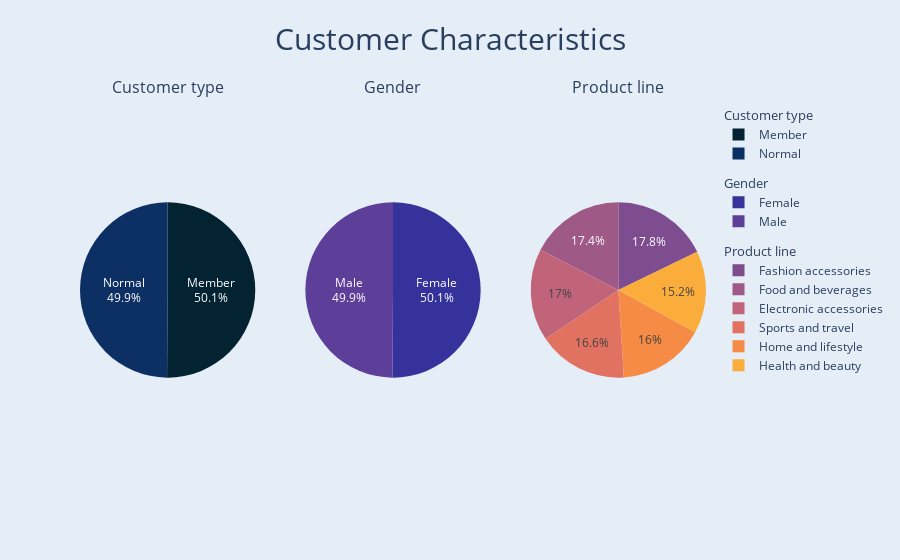

Notebook cell for this chart:
### Code cell
palette = cycle(px.colors.sequential.thermal)

fig = sp.make_subplots(
    rows=1, 
    cols=3,
    horizontal_spacing=0.08,
    subplot_titles=[
        "Customer type",
        "Gender",
        "Product line"],
    specs=[[{"type": "pie"}, {"type": "pie"}, {"type": "pie"}]],
        vertical_spacing = 0.1
)

customer_type_counts = df['Customer type'].value_counts()

customer_type = go.Pie(
    labels=customer_type_counts.index,
    values=customer_type_counts,
    name="Customer type",
    textinfo='percent+label',
    hoverinfo="label+value+percent",
    marker_colors=[next(palette) for i in range(len(customer_type_counts))],
    legendgroup="Customer type",
    legendgrouptitle_text="Customer type",
)


gender_counts = df.Gender.value_counts()

gender = go.Pie(
    labels=gender_counts.index,
    values=gender_counts,
    name="Gender",
    textinfo='percent+label',
    hoverinfo="label+value+percent",
    marker_colors=[next(palette) for i in range(len(gender_counts))],
    legendgroup="Gender",
    legendgrouptitle_text="Gender",
)


product_line_counts = df['Product line'].value_counts()

product_line = go.Pie(
    labels=product_line_counts.index,
    values=product_line_counts,
    name="Product line",
    textinfo='percent',
    hoverinfo="label+value+percent",
    marker_colors=[next(palette) for i in range(len(product_line_counts))],
    legendgroup="Product line",
    legendgrouptitle_text="Product line",
)


fig.add_trace(customer_type, row=1, col=1)
fig.add_trace(gender, row=1, col=2)
fig.add_trace(product_line, row=1, col=3)


fig.update_layout(
    template="plotly",
    height=800,
)

fig.update(
    layout_title_text="Customer Characteristics",
    layout_title_font_size=30,
    layout_title_x=0.5,
    layout_paper_bgcolor='rgb(229, 237, 247)',
    layout_plot_bgcolor='rgb(229, 237, 247)',
)

fig.show()

### Figure 1 — Plotly figure (JSON) as saved in the notebook; plotly's stock layout.template omitted (floating-point values rounded to 4 significant figures)
{"data": [{"domain": {"x": [0, 0.28], "y": [0, 1]}, "hoverinfo": "label+value+percent", "labels": ["Member", "Normal"], "legendgroup": "Customer type", "legendgrouptitle": {"text": "Customer type"}, "marker": {"colors": ["rgb(3, 35, 51)", "rgb(13, 48, 100)"]}, "name": "Customer type", "textinfo": "percent+label", "type": "pie", "values": [501, 499]}, {"domain": {"x": [0.36, 0.64], "y": [0, 1]}, "hoverinfo": "label+value+percent", "labels": ["Female", "Male"], "legendgroup": "Gender", "legendgrouptitle": {"text": "Gender"}, "marker": {"colors": ["rgb(53, 50, 155)", "rgb(93, 62, 153)"]}, "name": "Gender", "textinfo": "percent+label", "type": "pie", "values": [501, 499]}, {"domain": {"x": [0.72, 1], "y": [0, 1]}, "hoverinfo": "label+value+percent", "labels": ["Fashion accessories", "Food and beverages", "Electronic accessories", "Sports and travel", "Home and lifestyle", "Health and beauty"], "legendgroup": "Product line", "legendgrouptitle": {"text": "Product line"}, "marker": {"colors": ["rgb(126, 77, 143)", "rgb(158, 89, 135)", "rgb(193, 100, 121)", "rgb(225, 113, 97)", "rgb(246, 139, 69)", "rgb(251, 173, 60)"]}, "name": "Product line", "textinfo": "percent", "type": "pie", "values": [178, 174, 170, 166, 160, 152]}], "layout": {"annotations": [{"font": {"size": 16}, "showarrow": false, "text": "Customer type", "x": 0.14, "xanchor": "center", "xref": "paper", "y": 1, "yanchor": "bottom", "yref": "paper"}, {"font": {"size": 16}, "showarrow": false, "text": "Gender", "x": 0.5, "xanchor": "center", "xref": "paper", "y": 1, "yanchor": "bottom", "yref": "paper"}, {"font": {"size": 16}, "showarrow": false, "text": "Product line", "x": 0.86, "xanchor": "center", "xref": "paper", "y": 1, "yanchor": "bottom", "yref": "paper"}], "autosize": true, "paper_bgcolor": "rgb(229, 237, 247)", "plot_bgcolor": "rgb(229, 237, 247)", "title": {"font": {"size": 30}, "text": "Customer Characteristics", "x": 0.5}}}
